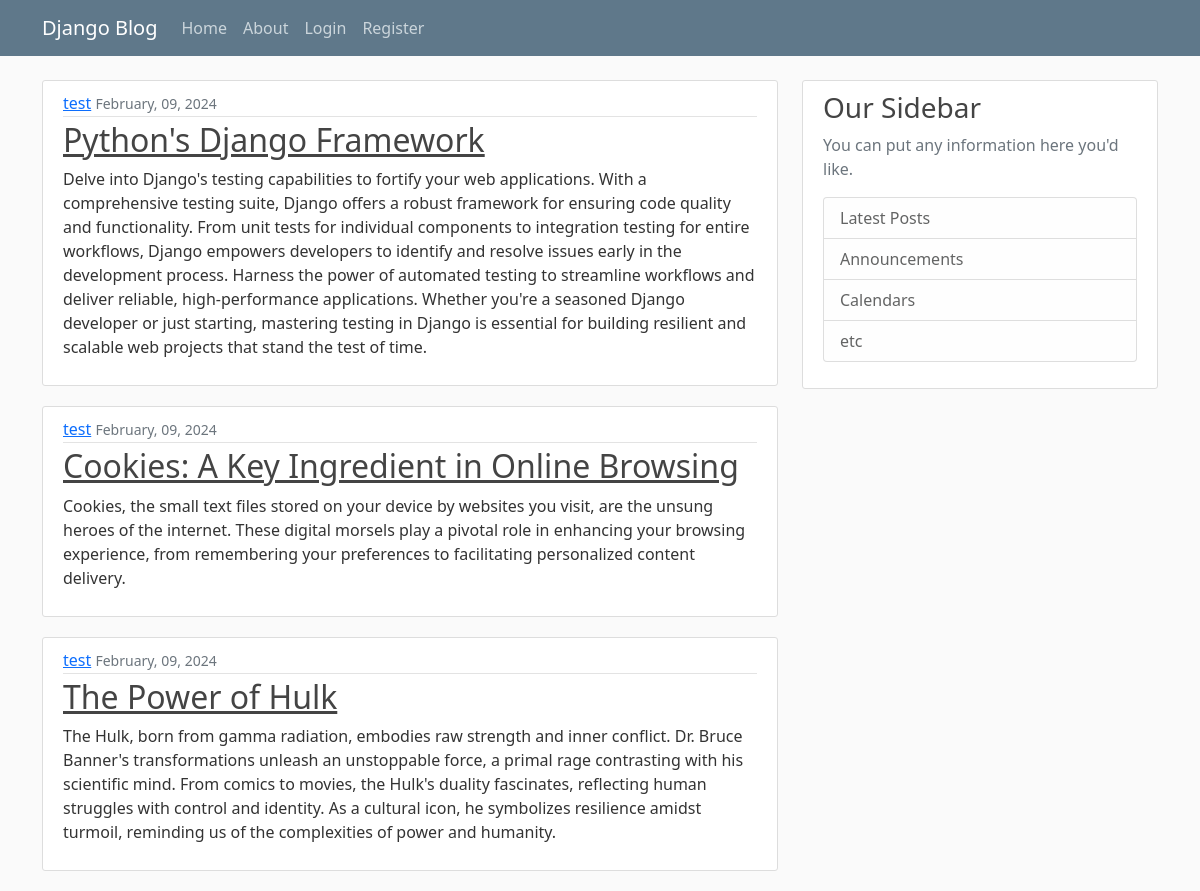
The page / on the database its author committed.
### blog/models.py (models this page shows, shortened)
class Post(models.Model):
    title = models.CharField(max_length=100)
    content = models.TextField()
    date_posted = models.DateTimeField(default=timezone.now)
    author = models.ForeignKey(User, on_delete=models.CASCADE)

### blog/views.py (the view)
# urls.py: path('', views.home, name='blog-home'),
def home(request):
    context = {
        'posts': Post.objects.all()
    }
    return render(request, 'blog/home.html', context)

### blog/templates/blog/home.html
{% extends "blog/base.html"%}
{% block content %}
    {% for post in posts %}
    <article class="media content-section">
        <div class="media-body">
          <div class="article-metadata">
            <a class="mr-2" href="#">{{ post.author }}</a>
            <small class="text-muted">{{ post.date_posted |date:"F, d, Y" }}</small>
          </div>
          <h2><a class="article-title" href="#">{{ post.title }}</a></h2>
          <p class="article-content">{{ post.content }}</p>
        </div>
      </article>
    {% endfor %}
{% endblock content %}

### blog/templates/blog/base.html (shortened to what this page needs)
{% load static %}
<!DOCTYPE html>
<html lang="en">
<head>
 <link href="https://cdn.jsdelivr.net/npm/bootstrap@5.0.2/dist/css/bootstrap.min.css" rel="stylesheet">
 <link rel="stylesheet" type="text/css" href="{% static 'blog/main.css' %}">
</head>
<body>
    <header class="site-header">
        <nav class="navbar navbar-expand-md navbar-dark bg-steel fixed-top">
          <div class="container">
            <a class="navbar-brand mr-4" href="{% url 'blog-home' %}">Django Blog</a>
            <div class="collapse navbar-collapse" id="navbarToggle">
              <div class="navbar-nav mr-auto">
                <a class="nav-item nav-link" href="{% url 'blog-home' %}">Home</a>
                <a class="nav-item nav-link" href="{% url 'blog-about' %}">About</a>
              </div>
              <div class="navbar-nav">
                {% if user.is_authenticated %}
                  <a class="nav-item nav-link" href="{% url 'profile' %}">Profile</a>
                  <a class="nav-item nav-link" href="{% url 'logout' %}">Logout</a>
                {% else %}
                  <a class="nav-item nav-link" href="{% url 'login' %}">Login</a>
                  <a class="nav-item nav-link" href="{% url 'register' %}">Register</a>
                {% endif %}
              </div>
            </div>
          </div>
        </nav>
      </header>
      <main role="main" class="container">
        <div class="row">
          <div class="col-md-8">
            {% block content %}{% endblock %}
          </div>
          <div class="col-md-4">
            <div class="content-section">
              <h3>Our Sidebar</h3>
              <p class='text-muted'>You can put any information here you'd like.
                <ul class="list-group">
                  <li class="list-group-item list-group-item-light">Latest Posts</li>
                  <li class="list-group-item list-group-item-light">Announcements</li>
                  <li class="list-group-item list-group-item-light">Calendars</li>
                  <li class="list-group-item list-group-item-light">etc</li>
                </ul>
              </p>
            </div>
          </div>
        </div>
      </main>
</body>
</html>

### blog/static/blog/main.css (style rules this page uses)
body { background: #fafafa; color: #333333; margin-top: 5rem; }
h1, h2, h3, h4, h5, h6 { color: #444444; }
ul { margin: 0; }
.bg-steel { background-color: #5f788a; }
.site-header .navbar-nav .nav-link { color: #cbd5db; }
.content-section { background: #ffffff; padding: 10px 20px; border: 1px solid #dddddd; border-radius: 3px; margin-bottom: 20px; }
.article-title { color: #444444; }
.article-content { white-space: pre-line; }
.article-metadata { padding-bottom: 1px; margin-bottom: 4px; border-bottom: 1px solid #e3e3e3 }

### rows shown on the page
Post: author "test", date_posted "February, 09, 2024", title "Python's Django Framework", content "Delve into Django's testing capabilities to fortify your web applications. With a comprehensive testing suite, Django offers a robust framework for ensuring code quality and functionality. From unit tests for individual components to integration testing for entire workflows, Django empowers developers to identify and resolve issues early in the development process. Harness the power of automated testing to streamline workflows and deliver reliable, high-performance applications. Whether you're a seasoned Django developer or just starting, mastering testing in Django is essential for building resilient and scalable web projects that stand the test of time."
Post: author "test", date_posted "February, 09, 2024", title "Cookies: A Key Ingredient in Online Browsing", content "Cookies, the small text files stored on your device by websites you visit, are the unsung heroes of the internet. These digital morsels play a pivotal role in enhancing your browsing experience, from remembering your preferences to facilitating personalized content delivery."
Post: author "test", date_posted "February, 09, 2024", title "The Power of Hulk", content "The Hulk, born from gamma radiation, embodies raw strength and inner conflict. Dr. Bruce Banner's transformations unleash an unstoppable force, a primal rage contrasting with his scientific mind. From comics to movies, the Hulk's duality fascinates, reflecting human struggles with control and identity. As a cultural icon, he symbolizes resilience amidst turmoil, reminding us of the complexities of power and humanity."
